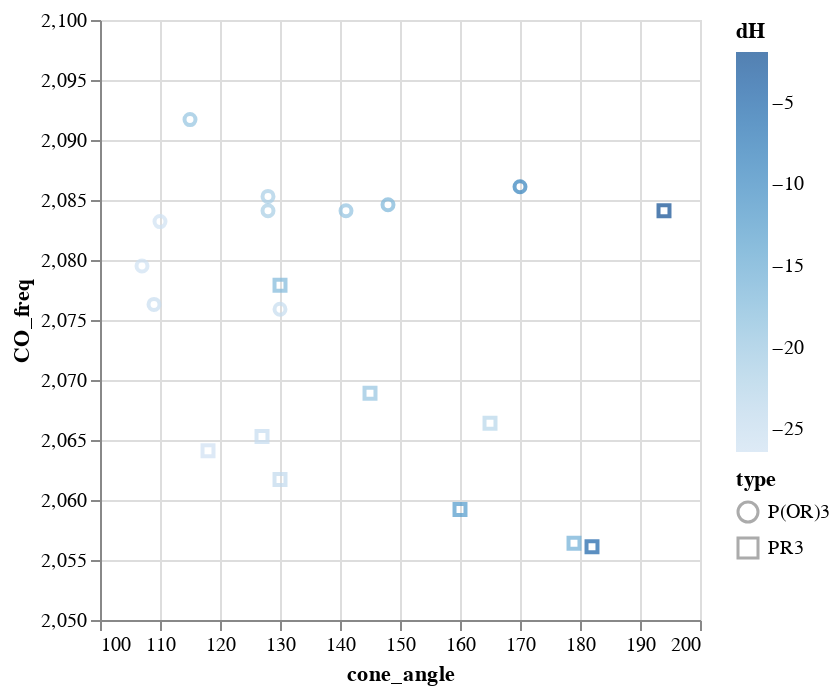

The code cell stored with this chart in its notebook:
### Markdown cell above
Along with the *x*- and *y*-axis positions, information can be encoded or represented using other visual indicators such as color, size, shape, etc. Below is a table of some key encodings with others listed on the [Altair website](https://altair-viz.github.io/user_guide/encodings/channels.html#user-guide-encoding-channels).

**Table 3** Common Encoding Channels in Altair
|Encoding | Description |
|:----------------:|:-------------|
|`x` or `alt.X()` | Position on *x*-axis  |
|`y` or `alt.Y()` | Position on *y*-axis |
|`color` or `alt.Color()` | Marker color |
|`shape` or `alt.Shape()` | Marker shape |
|`size` or `alt.Size()` | Marker size | 
|`opacity` or `alt.Opacity()` | Opacity of the marker |
|`column` or `alt.Column()`| Separates plots along *x*-axis |
|`row` or `alt.Row()` | Separates plots along *y*-axis | 
|`tooltip` | Dialogue box with information |

For example, the chart below represents the $\Delta$H values using the color and the type of ligand with the marker shape.

### Code cell
alt.Chart(ligands).mark_point().encode(
    alt.X('cone_angle').scale(domain=[100, 200]),
    alt.Y('CO_freq').scale(domain=[2050,2100]),
    alt.Color('dH'),
    alt.Shape('type')
)

### Figure 1 — Vega-Lite specification as saved in the notebook (floating-point values rounded to 4 significant figures)
{"config": {"view": {"continuousWidth": 300, "continuousHeight": 300}}, "data": {"name": "data-46b0081d3582b48eb4c5c79d5e5902b1"}, "mark": {"type": "point"}, "encoding": {"color": {"field": "dH", "type": "quantitative"}, "shape": {"field": "type", "type": "nominal"}, "x": {"field": "cone_angle", "scale": {"domain": [100, 200]}, "type": "quantitative"}, "y": {"field": "CO_freq", "scale": {"domain": [2050, 2100]}, "type": "quantitative"}}, "$schema": "https://vega.github.io/schema/vega-lite/v5.20.1.json", "datasets": {"data-46b0081d3582b48eb4c5c79d5e5902b1": [{"ligand": "P(OMe)3", "dH": -26.4, "cone_angle": 107, "CO_freq": 2080.0, "type": "P(OR)3"}, {"ligand": "P(OCH2CH2Cl)3", "dH": -26.4, "cone_angle": 110, "CO_freq": 2083.0, "type": "P(OR)3"}, {"ligand": "PMe3", "dH": -26.2, "cone_angle": 118, "CO_freq": 2064.0, "type": "PR3"}, {"ligand": "P(OEt)3", "dH": -25.2, "cone_angle": 109, "CO_freq": 2076.0, "type": "P(OR)3"}, {"ligand": "PMe2Ph", "dH": -25.0, "cone_angle": 127, "CO_freq": 2065.0, "type": "PR3"}, {"ligand": "P(O-iPr)3", "dH": -24.9, "cone_angle": 130, "CO_freq": 2076.0, "type": "P(OR)3"}, {"ligand": "PEt3", "dH": -24.3, "cone_angle": 130, "CO_freq": 2062.0, "type": "PR3"}, {"ligand": "PBn3", "dH": -23.2, "cone_angle": 165, "CO_freq": 2066.0, "type": "PR3"}, {"ligand": "P(OPh)3", "dH": -21.4, "cone_angle": 128, "CO_freq": 2085.0, "type": "P(OR)3"}, {"ligand": "P(O-p-PhOCH3)3", "dH": -21.3, "cone_angle": 128, "CO_freq": 2084.0, "type": "P(OR)3"}, {"ligand": "PPh3", "dH": -19.5, "cone_angle": 145, "CO_freq": 2069.0, "type": "PR3"}, {"ligand": "P(OCH2CCI3)3", "dH": -19.4, "cone_angle": 115, "CO_freq": 2092.0, "type": "P(OR)3"}, {"ligand": "P(O-o-PhMe)3", "dH": -19.3, "cone_angle": 141, "CO_freq": 2084.0, "type": "P(OR)3"}, {"ligand": "P(CH2CH2CN)3", "dH": -17.6, "cone_angle": 130, "CO_freq": 2078.0, "type": "PR3"}, {"ligand": "P(O-o-PhiPr)3", "dH": -17.1, "cone_angle": 148, "CO_freq": 2085.0, "type": "P(OR)3"}, {"ligand": "PCy3", "dH": -15.9, "cone_angle": 179, "CO_freq": 2056.0, "type": "PR3"}, {"ligand": "PiPr3", "dH": -12.7, "cone_angle": 160, "CO_freq": 2059.0, "type": "PR3"}, {"ligand": "P(O-o-PhtBu)3", "dH": -9.1, "cone_angle": 170, "CO_freq": 2086.0, "type": "P(OR)3"}, {"ligand": "PtBu3", "dH": -4.8, "cone_angle": 182, "CO_freq": 2056.0, "type": "PR3"}, {"ligand": "P(o-PhMe)3", "dH": -1.9, "cone_angle": 194, "CO_freq": 2084.0, "type": "PR3"}]}}
